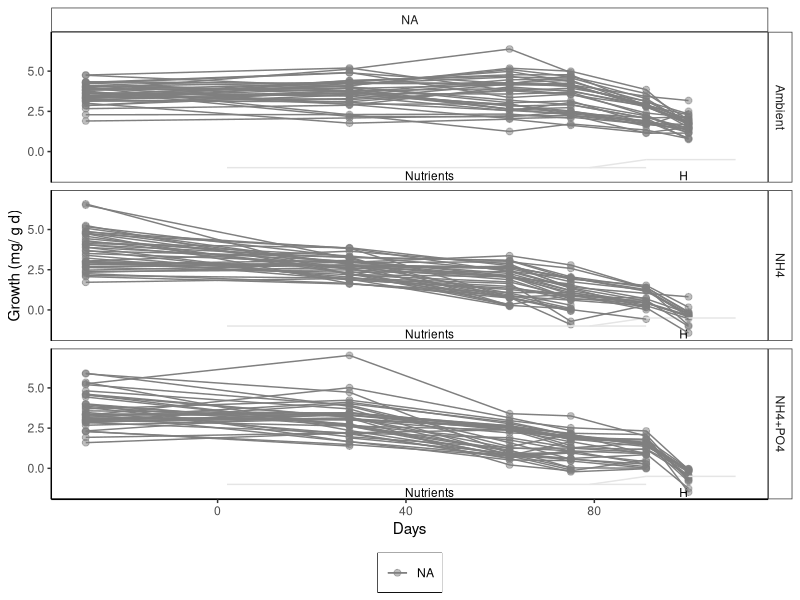
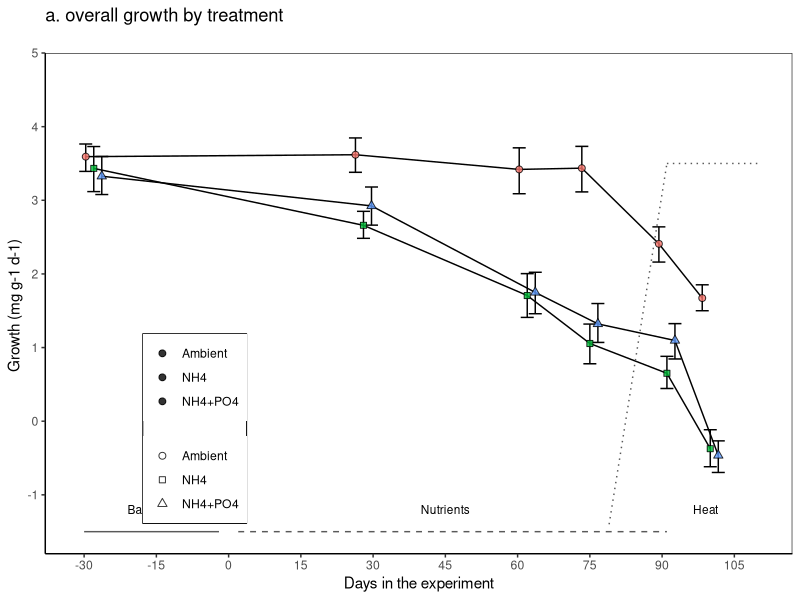
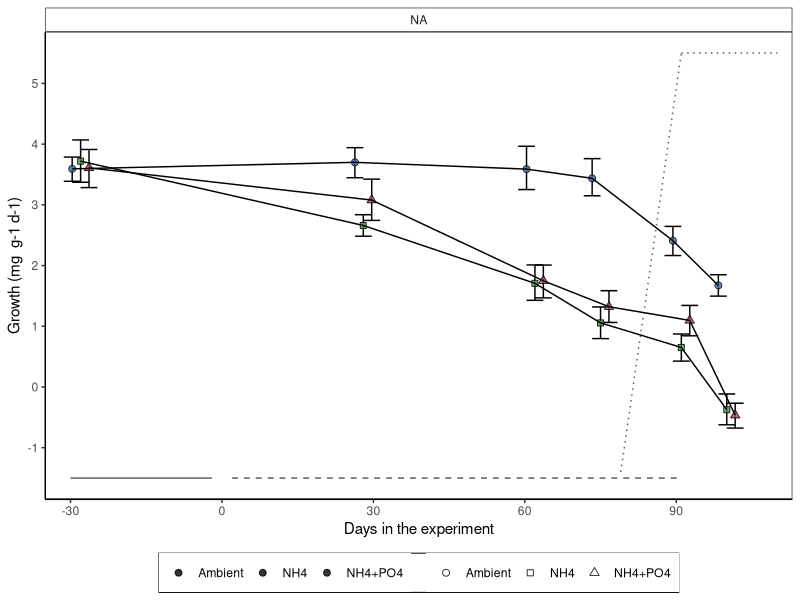

Recreate these plots in R, in order. (Note: this script raises an error after producing the figures.)
## ---- chunk 1
knitr::opts_chunk$set(echo = TRUE, warning=FALSE, message=FALSE)
## ---- chunk 2

# Load all libraries and sources required to run the script
    library(tidyverse)
    library(ggthemes)
    library(lmerTest)
    library(emmeans)
    library(multcomp)
    library(gridExtra)
    library(nlme)
    library(lattice)
    library(rms)
    library(rstatix)

# Default ggplot settings

 ggthe_bw<-theme_bw() + theme(panel.grid.major = element_blank(), 
                    panel.grid.minor = element_blank(),
                    #panel.background = element_blank(), 
                    axis.line = element_line(colour = "black"),
                    plot.background=element_blank(),
                    legend.title = element_blank(), 
                    legend.box.background = element_rect(),
                    panel.background =element_rect(fill = NA, color = "white"),
                    legend.position="bottom",
                    strip.background =element_rect(fill=NA))
## ---- chunk 3
# Import data: 

  ## Growth long
    BW.Tall<-read.csv("Growth_corrected.csv", header = TRUE)
    
  ## Genotype information
    MOTE<-read.csv("Genotype_Info.csv", header = TRUE)
    BW.Tall<-merge(BW.Tall, MOTE, by="Gen", all.x=TRUE)
    
  ## Data type  
    BW.Tall$Initial.Date<-as.Date(BW.Tall$Initial.Date, "%m/%d/%y")
    BW.Tall$Final.Date<-as.Date(BW.Tall$Final.Date, "%m/%d/%y")
    BW.Tall$Days<-(as.numeric(as.Date(BW.Tall$Final.Date))-17485)
    BW.Tall$DayF<-(as.factor(BW.Tall$Days))
    BW.Tall$DayF<-factor(BW.Tall$DayF, levels = c("-28", "28", "62", "75", "91", "100"))
   
    ## corSymm requires consecutive integers 
    BW.Tall$TimePoint[BW.Tall$DayF=="-28"]<-"1"
    #BW.Tall$TimePoint[BW.Tall$DayF=="-7"]<-"4"
    BW.Tall$TimePoint[BW.Tall$DayF=="28"]<-"2"
    BW.Tall$TimePoint[BW.Tall$DayF=="62"]<-"3"
    BW.Tall$TimePoint[BW.Tall$DayF=="75"]<-"4"
    BW.Tall$TimePoint[BW.Tall$DayF=="91"]<-"5"
    BW.Tall$TimePoint[BW.Tall$DayF=="100"]<-"6"
    BW.Tall$TimePoint[BW.Tall$DayF=="113"]<-"7"
    BW.Tall$TimePoint<-as.numeric(BW.Tall$TimePoint)

    BW.Tall$Treatment <- as.character(BW.Tall$Treatment)
    BW.Tall$Treatment[BW.Tall$Treatment == "Control"] <- "Ambient"
    BW.Tall$Treatment[BW.Tall$Treatment == "N"] <- "NH4"
    BW.Tall$Treatment[BW.Tall$Treatment == "NP"] <- "NH4+PO4"
    BW.Tall$Treatment <- as.factor(BW.Tall$Treatment)
    
    BW.Tall$Nutrients <- "Nutrients"
    BW.Tall$Nutrients[BW.Tall$Treatment == "Ambient"] <- "Ambient"
    BW.Tall$Nutrients<-as.factor(BW.Tall$Nutrients)
    
    BW.Tall$Nutrients2 <- BW.Tall$Nutrients
    BW.Tall$Nutrients2[BW.Tall$DayF == "-28"] <- "Ambient"
    BW.Tall$Nutrients2<-as.factor(BW.Tall$Nutrients2)
    
    BW.Tall$Fra <- as.factor(BW.Tall$Fra)
    
    #BW.Tall$Colony <- as.factor(BW.Tall$Gen)
    BW.Tall$MoteGen<-factor(BW.Tall$MoteGen, 
                                   levels=c("G_48", "G_62","G_31", "G_08","G_07", "G_50"))
    BW.Tall$SampleID <- paste("Ac", BW.Tall$Fra, BW.Tall$TimePoint, sep = "_")
  
  # Remove unused columns    
    BW.Tall$Gen<-NULL
    BW.Tall$Time <-NULL
    BW.Tall$Period<-NULL
    BW.Tall$Original.Collection.Date <-NULL
    BW.Tall$Collection.Habitat <-NULL
    BW.Tall$Lat <-NULL
    BW.Tall$Lon <-NULL
    BW.Tall$WBS <-NULL
    
  # Remove recovery data points
    BW.Tall<-subset(BW.Tall, Initial.Date!="2017-10-18")
    BW.Tall<-subset(BW.Tall, Initial.Date!="2018-02-23") # After heat stress
  
## ---- chunk 4
BW_ColonyT<- ggplot(BW.Tall, aes (Days, dAW.gd, colour=MoteGen, group=(Fra))) +   
  stat_summary(fun.data = "mean_cl_boot",geom = "errorbar", width = 0.8)+
  stat_summary(fun.y=mean, geom="point", size =2, alpha=0.5) +
   ylab("Growth (mg/ g d)") +
  
     annotate("segment", x = 2, xend = 91, y = -1, yend = -1,
                   colour = "gray90", linetype=1)+
     annotate("segment", x = 79, xend = 91, y = -1, yend = -0.5,
                   colour = "gray90", linetype=1)+
     annotate("segment", x = 91, xend = 110, y = -0.5, yend = -0.5,
                   colour = "gray90", linetype=1)+
     annotate("text", x = 45, y = -1.5, label = "Nutrients", size=3)+
     annotate("text", x = 99, y = -1.5, label = "H", size=3)+
  stat_summary(fun.y=mean, geom="line") + ggthe_bw + facet_grid (~Treatment)  
BW_ColonyT+ facet_grid(Treatment~MoteGen)
## ---- chunk 5
N.fragments<-BW.Tall %>% 
     group_by(MoteGen) %>% dplyr::count(DayF)
N.fragments

## ---- chunk 6

Fill.colour<-scale_colour_manual(values = c ("#4A6CAA", "#469B53", "#AA4A74"))

# Treatment effect over time

    BW_Treat<- ggplot(BW.Tall, aes (Days, dAW.gd, fill=Treatment, shape=factor(Treatment))) + 
      scale_shape_manual(values=c(21, 22, 24), 
                         labels=c("Ambient", "NH4", "NH4+PO4"))+
      ggthe_bw + Fill.colour + ggtitle("a. overall growth by treatment \n")+
  
      stat_summary(fun.data = "mean_cl_boot", geom = "errorbar",
                   position=position_dodge(width=5))+
      stat_summary(fun.y=mean, geom="line", 
                   position=position_dodge(width=5), linetype=1) +
      stat_summary(fun.y=mean, geom="point", size =2,  alpha=0.8,
                   position=position_dodge(width=5))  + 
  
      scale_x_continuous(name="Days in the experiment", 
                         breaks = seq(-30, 115, by=15)) +
      scale_y_continuous(name=("Growth (mg g-1 d-1) "),
                           limits = c(-1.8,5),
                           breaks = seq(-1, 5, 1),  
                           expand = c(0, 0))+
  
      annotate("segment", x = -30, xend = -2, y = -1.5, yend = -1.5,
                colour = "gray35")+
      annotate("text", x = -16, y = -1.2, label = "Baseline", size=3)+
    
      annotate("segment", x = 2, xend = 91, y = -1.5, yend = -1.5,
                colour = "gray35", linetype="dashed")+
      annotate("text", x = 45, y = -1.2, label = "Nutrients", size=3)+
    
      annotate("segment", x = 79, xend = 91, y = -1.4, yend = 3.5,
                colour = "gray35", linetype="dotted")+
    
      annotate("segment", x = 91, xend = 110, y = 3.5, yend = 3.5,
                colour = "gray35", linetype="dotted")+
      annotate("text", x = 99, y = -1.2, label = "Heat", size=3)+
      theme(legend.position = c(0.2,0.25))
  BW_Treat
  
# ggsave(file="Outputs/Figure3_BW_corrected.svg", plot=BW_Treat, dpi = 300, units="in", width=3.0, height=3.5)
## ---- chunk 7

# Linear model 
  Model_treatment<-lmer(dAW.gd~Treatment * DayF + (1|Genotype) + (1|Fra) + (1|Replicate),
                        data = BW.Tall)
  anova(Model_treatment)
  ranova(Model_treatment)
  #summary(Model_treatment)

# Pairwise comparisons
  # Day specific comparisons
  BW.emmc<-emmeans(Model_treatment, ~Treatment|DayF)
  BW_groups<-cld(BW.emmc)
  BW_groups
  
  # Across days (temperature) comparisons
  BW.emmc<-emmeans(Model_treatment, ~Treatment*DayF)
  BW_groups<-cld(BW.emmc)
  BW_groups<-BW_groups[order(BW_groups$DayF,BW_groups$Treatment),]
  BW_groups
## ---- chunk 8
summary(BW.Tall)

# Sample means
BW.mean <- aggregate(dAW.gd~Treatment+Days, data=BW.Tall, mean, na.rm=TRUE)
          names(BW.mean)[3] <- "mean"
# sample SDs
BW.sd <- aggregate(dAW.gd~Treatment+Days, data=BW.Tall, sd, na.rm=TRUE)
          names(BW.sd)[3] <- "sd"
# Collect the summary statistics in a dataframe
BW.summaries <- merge(BW.mean, BW.sd)
print(BW.summaries, digits=3)
## ---- chunk 9

BW.Tall$TreatmentG<-BW.Tall$Treatment
BW.Tall$TreatmentG[BW.Tall$DayF==-28] <-"Ambient"

Colour.colour<-scale_colour_manual(values = c ("#4A6CAA", "#469B53", "#AA4A74"))
Fill.colour<-scale_fill_manual(values = c ("#4A6CAA", "#469B53", "#AA4A74"))

BW_Col <- ggplot(BW.Tall, aes(Days, dAW.gd, fill=Treatment,
                              shape=factor(Treatment))) +
      
     annotate("segment", x = -30, xend = -2, y = -1.5, yend = -1.5,
                colour = "gray35")+
      # annotate("text", x = -16, y = -1.2, label = "BL", size=3)+
    
      annotate("segment", x = 2, xend = 91, y = -1.5, yend = -1.5,
                colour = "gray35", linetype="dashed")+
      # annotate("text", x = 45, y = -1.2, label = "Nutrients", size=3)+
    
      annotate("segment", x = 79, xend = 91, y = -1.4, yend = 5.5,
                colour = "gray35", linetype="dotted")+
    
      annotate("segment", x = 91, xend = 110, y = 5.5, yend = 5.5,
                colour = "gray35",  linetype="dotted")+
      # annotate("text", x = 99, y = 3.5, label = "H", size=4)+
  
           stat_summary(fun.data = "mean_cl_boot",geom = "errorbar", 
                        position=position_dodge(width=5), width = 10)+
           stat_summary(fun.y=mean, geom="point", size =2,
                        position=position_dodge(width=5), alpha=0.8) +
           stat_summary(fun.y=mean, geom="line", 
                        position=position_dodge(width=5), linetype=1) + 
    scale_shape_manual(values=c(21, 22, 24),
                     labels=c("Ambient", "NH4", "NH4+PO4"))+
    ggthe_bw + Colour.colour + Fill.colour+
    scale_x_continuous(name="Days in the experiment",
                           limits = c(-35,113),
                           breaks = seq(-30, 113, 30),  
                           expand = c(0, 0))+
    scale_y_continuous(name="Growth (mg  g-1 d-1)", 
                      breaks = seq(-1, 5, by=1)) +
   #geom_hline(yintercept = 0, linetype=3)+
  theme(legend.position="bottom",
          legend.title = element_blank(), 
          strip.background =element_rect(fill=NA)) +

  facet_wrap(~MoteGen)
BW_Col

#ggsave(file="Outputs/S2a_Growth_genotype.svg", plot=BW_Col, width=5.5, height=5)

## ---- chunk 10
# sample means
BW.mean1 <- aggregate(dAW.gd~Treatment+Days+MoteGen, data=BW.Tall, mean, na.rm=TRUE)
          names(BW.mean1)[4] <- "mean"
      
# sample SDs
BW.sd1 <- aggregate(dAW.gd~Treatment+Days+MoteGen, data=BW.Tall, sd, na.rm=TRUE)
          names(BW.sd1)[4] <- "sd"
          
          
# Collect the summary statistics in a dataframe
    BW.summaries1<-merge(BW.mean1, BW.sd1)
    BW.summaries1<-BW.summaries1[order(BW.summaries1$MoteGen,BW.summaries1$Day),]
    BW.summaries1

## ---- chunk 11
  BW.Tall$Treatment2 <- "Nutrients"
  BW.Tall$Treatment2[BW.Tall$Treatment=="Ambient"] <- "Ambient"
  BW.Tall$Treatment2<-as.factor(BW.Tall$Treatment2)
  summary (BW.Tall$Treatment2)
## ---- chunk 12

Fig3b <- ggplot(BW.Tall, aes(Days, dAW.gd, colour=MoteGen, fill=MoteGen)) + 
  ggthe_bw + ggtitle("b. growth by genet and treatment")+
  stat_summary(fun.data = "mean_cl_boot",geom = "errorbar", width = 1,
                     position = position_dodge(2), alpha=0.8 )+
  stat_summary(fun.y=mean, geom="line", position = position_dodge(2),
               linetype=1, alpha=0.5) + 
  stat_summary(fun.y=mean, geom="point", size =2, shape=21, alpha=0.5,
                   position=position_dodge(width=2))  +
  theme(legend.position=c(0.2,0.3), 
        legend.title = element_blank(),
        strip.background = element_rect(fill="white"))+
  
  scale_x_continuous(name="Days in the experiment",
                           limits = c(-35,113),
                           breaks = seq(-30, 113, 15),  
                           expand = c(0, 0))+
  scale_y_continuous(name=("Growth (mg g-1 d-1) "),
                           limits = c(-1.8,5),
                           breaks = seq(-1, 5, 1),  
                           expand = c(0, 0))+
  
      annotate("segment", x = -30, xend = -2, y = -1.5, yend = -1.5,
                colour = "gray35")+
      annotate("text", x = -16, y = -1.2, label = "Baseline", size=3)+
    
      annotate("segment", x = 2, xend = 91, y = -1.5, yend = -1.5,
                colour = "gray35", linetype="dashed")+
      annotate("text", x = 45, y = -1.2, label = "Nutrients", size=3)+
    
      annotate("segment", x = 79, xend = 91, y = -1.4, yend = 4.5,
                colour = "gray35", linetype="dotted")+
    
      annotate("segment", x = 91, xend = 110, y = 4.5, yend = 4.5,
                colour = "gray35", linetype="dotted")+
      annotate("text", x = 99, y = -1.2, label = "Heat", size=3)+
  facet_grid(~Treatment2)
Fig3b

#ggsave(file="Outputs/Growth_genotype.svg", plot=BW_Col2, dpi = 300, units="in", width=6.5, height=4.5)

## ---- chunk 13
Figure.3<-grid.arrange(BW_Treat, Fig3b,
          ncol = 2,  widths = c(1.1,2))
#ggsave(file="Outputs/Figure3ab.svg", plot=Figure.3, width=7.5, height=4.5)
## ---- chunk 14
Colour.colour<-scale_colour_manual(values = c ("#4A6CAA", "#b45274"))
Fill.colour<-scale_fill_manual(values = c ("#4A6CAA",  "#b45274"))

BW_Col <- ggplot(BW.Tall, aes(Days, dAW.gd, fill=Treatment2,
                              shape=factor(Treatment2))) +
  
     annotate("segment", x = -30, xend = -2, y = -1.5, yend = -1.5,
            colour = "gray90", linetype=1)+
     annotate("segment", x = 2, xend = 91, y = -1.5, yend = -1.5,
                colour = "gray35", linetype=2)+
     annotate("segment", x = 79, xend = 91, y = -1.4, yend = 4.5,
                colour = "gray35", linetype=3)+
     annotate("segment", x = 91, xend = 110, y = 4.5, yend = 4.5,
                colour = "gray35", linetype=3)+
     
           stat_summary(fun.data = "mean_cl_boot",geom = "errorbar", 
                        position=position_dodge(width=5), width = 10)+
           stat_summary(fun.y=mean, geom="point", size =2,
                        position=position_dodge(width=5), alpha=0.8) +
           stat_summary(fun.y=mean, geom="line", 
                        position=position_dodge(width=5), linetype=1) + 
    scale_shape_manual(values=c(21, 14),
                     labels=c("A", "N+P"))+
           ggthe_bw + Colour.colour + Fill.colour +
  
    scale_x_continuous(name="Days in the experiment",
                           limits = c(-35,113),
                           breaks = seq(0, 113, 30),  
                           expand = c(0, 0))+
    scale_y_continuous(name="Growth rate (mg g-1 d-1) ", 
                         breaks = seq(-1, 5, by=1)) +
    #geom_hline(yintercept = 0, linetype=3)+
  
    theme(text=element_text(size=14),
          legend.position="none",
          legend.title = element_blank(), 
          strip.background =element_rect(fill=NA)) +
     facet_wrap(~MoteGen)
BW_Col
## ---- chunk 15
# Linear model 
  Model_genotype<-lmer(dAW.gd~MoteGen * Treatment2 *DayF + 
                         (1|Fra) + (1|Replicate),
                        data = BW.Tall)
  anova(Model_genotype)
  ranova(Model_genotype)
  #summary(Model_genotype)

# Pairwise comparisons
  # Day specific comparisons
  BW.emmc<-emmeans(Model_genotype, ~Treatment2|DayF)
  BW_groups<-cld(BW.emmc)
  BW_groups
  
  # Across days (temperature) comparisons
  BW.emmc<-emmeans(Model_genotype, ~Treatment2*DayF)
  BW_groups<-cld(BW.emmc)
  BW_groups<-BW_groups[order(BW_groups$DayF,BW_groups$Treatment),]
  BW_groups
  
  # genets comparisons
  BW.emmc<-emmeans(Model_genotype, ~Treatment2*DayF*MoteGen)
  BW_groups<-cld(BW.emmc)
  BW_groups<-BW_groups[order(BW_groups$DayF,
                             BW_groups$Treatment2, 
                             BW_groups$MoteGen),]
  BW_groups
  #write.csv(BW_groups, "Outputs/genotype_growth.csv", row.names = F)

## ---- chunk 16
# sample means
BW.mean2 <- aggregate(dAW.gd~Treatment2+Days+MoteGen, data=BW.Tall, mean, na.rm=TRUE)
          names(BW.mean2)[4] <- "mean"
      
# sample SDs
BW.sd2 <- aggregate(dAW.gd~Treatment2+Days+MoteGen, data=BW.Tall, sd, na.rm=TRUE)
          names(BW.sd2)[4] <- "sd"
          
          
# Collect the summary statistics in a dataframe
    BW.summaries2<-merge(BW.mean2, BW.sd2)
    BW.summaries2<-BW.summaries2[order(BW.summaries2$MoteGen,BW.summaries2$Day),]
    BW.summaries2
## ---- chunk 17

# Calculate relative changes (1 - Ambient)
      
BW.Tall$Nutrients2<-BW.Tall$Nutrients
BW.Tall$Nutrients2[BW.Tall$DayF=="-28"]<-"Ambient"
          
    BW.Summary <-BW.Tall %>%
          group_by(MoteGen, Nutrients2, DayF) %>%
          get_summary_stats(dAW.gd, type = "mean_sd")
    BW.Summary
    
    BW.Summary<-subset(BW.Summary, Nutrients2=="Ambient" )
    BW.Summary<-BW.Summary[, -3]
    BW.Summary<-BW.Summary[, -3]
    BW.Summary<-BW.Summary[, -3]
    names(BW.Summary)[3] <- "A_Mean"
    
    BW.Tall<-merge(BW.Tall, BW.Summary,  by=c("MoteGen", "DayF"), all.x = T)
    BW.Tall$Difference<-BW.Tall$dAW.gd-BW.Tall$A_Mean
## ---- chunk 18

Colour.colour<-scale_colour_manual(values = c ("#4A6CAA", "#b45274"))
Fill.colour<-scale_fill_manual(values = c ("#4A6CAA",  "#b45274"))

BW_Diff_Col <- ggplot(BW.Tall, aes(Days, Difference, fill=Nutrients2,
                              shape=factor(Nutrients2))) +
      annotate("segment", x = -30, xend = 0, y = -3.5, yend = -3.5,
                  colour = "gray35", linetype = 1)+  
      annotate("segment", x = 2, xend = 91, y = -3.5, yend = -3.5,
                colour = "gray35", linetype = "dashed")+
      annotate("segment", x = 79, xend = 91, y = -3.5, yend = 1,
                colour = "gray35", linetype = "dotted")+
      annotate("segment", x = 91, xend = 110, y =1, yend =1,
                colour = "gray35",  linetype = "dotted")+
    
      stat_summary(fun.data = "mean_cl_boot",geom = "errorbar", 
                        position=position_dodge(width=5), width = 10)+
      stat_summary(fun.y=mean, geom="point", size =2,
                        position=position_dodge(width=5), alpha=0.8) +
      stat_summary(fun.y=mean, geom="line", 
                        position=position_dodge(width=5), linetype=1) + 
      
      scale_shape_manual(values=c(21, 14),
                     labels=c("A", "N and N+P"))+ 
      ggthe_bw + Colour.colour + Fill.colour +
      scale_x_continuous(name="Days in the experiment",
                           limits = c(-35,113),
                           breaks = seq(0, 113, 30),  
                           expand = c(0, 0))+
      scale_y_continuous(name="Difference in growth (mg g-1 d-1) respecto to ambient", 
                         breaks = seq(-4, 1.5, by=1)) +
  
    theme(legend.title = element_blank(), 
          strip.background =element_rect(fill=NA)) +

     facet_wrap(~MoteGen)
BW_Diff_Col
        
#ggsave(file="Outputs/S_3_BW_Diff_Col.svg", plot=BW_Diff_Col, width=5.0, height=5)
          
## ---- chunk 19
# Calculate percentages changes (1 - Control)
  BW.Tall$percentage<-(BW.Tall$Difference/BW.Tall$A_Mean)*100

## ---- chunk 20

Colour.colour<-scale_colour_manual(values = c ("#4A6CAA", "#b45274"))
Fill.colour<-scale_fill_manual(values = c ("#4A6CAA",  "#b45274"))

BW_perent_Col <- ggplot(BW.Tall, aes(Days, percentage, fill=Nutrients2,
                              shape=factor(Nutrients2))) +
      annotate("segment", x = -30, xend = 0, y = -140, yend = -140,
                  colour = "gray35", linetype = 1)+  
      annotate("segment", x = 2, xend = 91, y = -140, yend = -140,
                colour = "gray35", linetype = "dashed")+
      annotate("segment", x = 79, xend = 91, y = -139, yend = 28,
                colour = "gray35", linetype = "dotted")+
      annotate("segment", x = 91, xend = 110, y = 28, yend =28,
                colour = "gray35",  linetype = "dotted")+
    
           stat_summary(fun.data = "mean_cl_boot",geom = "errorbar", 
                        position=position_dodge(width=5), width = 10)+
           stat_summary(fun.y=mean, geom="point", size =2,
                        position=position_dodge(width=5), alpha=0.8) +
           stat_summary(fun.y=mean, geom="line", 
                        position=position_dodge(width=5), linetype=1) + 
    scale_shape_manual(values=c(21, 14),
                     labels=c("A", "N and N+P"))+
           ggthe_bw + Colour.colour + Fill.colour +
    scale_x_continuous(name="Days in the experiment",
                           limits = c(-35,113),
                           breaks = seq(0, 113, 30),  
                           expand = c(0, 0))+
    scale_y_continuous(name="Percentage of growth change respecto to ambient", 
                         breaks = seq(-140, 100, by=20)) +
  
      theme(legend.title = element_blank(), 
          strip.background =element_rect(fill=NA)) +

     facet_wrap(~MoteGen)
BW_perent_Col

#ggsave(file="Outputs/S_3_BW_Percentaje_Col.svg", plot=BW_perent_Col, width=5.0, height=5)

## ---- chunk 21
# Calculate relative changes (mean per treatment - genotype per treatment)
    
    BW.Summary2 <-BW.Tall %>%
          group_by(Nutrients2, DayF) %>%
          get_summary_stats(dAW.gd, type = "mean_sd")
    BW.Summary2
    
    BW.Summary2<-BW.Summary2[, -3]
    BW.Summary2<-BW.Summary2[, -3]
    BW.Summary2<-BW.Summary2[, -4]
    
    BW.Tall<-merge(BW.Tall, BW.Summary2,  by=c("Nutrients2", "DayF"), all.x = T)
    BW.Tall$Difference2<-BW.Tall$dAW.gd-BW.Tall$mean
## ---- chunk 22

Colour.colour<-scale_colour_manual(values = c ("#4A6CAA", "#b45274"))
Fill.colour<-scale_fill_manual(values = c ("#4A6CAA",  "#b45274"))

BW_Diff_Col2 <- ggplot(BW.Tall, aes(Days, Difference2, fill=Nutrients2,
                              shape=factor(Nutrients2))) +
      annotate("segment", x = -30, xend = 0, y = -2.5, yend = -2.5,
                  colour = "gray35", linetype = 1)+  
      annotate("segment", x = 2, xend = 91, y = -2.5, yend = -2.5,
                colour = "gray35", linetype = "dashed")+
      annotate("segment", x = 79, xend = 91, y = -2.5, yend = 1.5,
                colour = "gray35", linetype = "dotted")+
      annotate("segment", x = 91, xend = 110, y =1.5, yend =1.5,
                colour = "gray35",  linetype = "dotted")+
   annotate("segment", x = -30, xend = 110, y = 0, yend = 0,
                  colour = "gray90", linetype = 1)+  
    
      stat_summary(fun.data = "mean_cl_boot",geom = "errorbar", 
                        position=position_dodge(width=5), width = 10)+
      stat_summary(fun.y=mean, geom="point", size =2,
                        position=position_dodge(width=5), alpha=0.8) +
      stat_summary(fun.y=mean, geom="line", 
                        position=position_dodge(width=5), linetype=1) + 
      
      scale_shape_manual(values=c(21, 14),
                     labels=c("A", "N and N+P"))+ 
      ggthe_bw + Colour.colour + Fill.colour +
      scale_x_continuous(name="Days in the experiment",
                           limits = c(-35,113),
                           breaks = seq(0, 113, 30),  
                           expand = c(0, 0))+
      scale_y_continuous(name="Difference in growth (mg g-1 d-1) respecto to mean treatment", 
                         breaks = seq(-4, 1.5, by=1)) +
  
    theme(text=element_text(size=12),
          legend.position="bottom",
          legend.title = element_blank(), 
          strip.background =element_rect(fill=NA)) +

     facet_wrap(~MoteGen)
BW_Diff_Col2
        
#ggsave(file="Outputs/S_3_BW_Diff_Col.svg", plot=BW_Diff_Col, width=5.0, height=5)
          
## ---- chunk 23
# Calculate percentages changes (1 - Control)
  BW.Tall$percentage2<-(BW.Tall$Difference2/BW.Tall$mean)*100

## ---- chunk 24
Colour.colour<-scale_colour_manual(values = c ("#4A6CAA", "#b45274"))
Fill.colour<-scale_fill_manual(values = c ("#4A6CAA",  "#b45274"))

BW_perent_Col3 <- ggplot(BW.Tall, aes(Days, percentage2, fill=Nutrients2,
                              shape=factor(Nutrients2))) +
      annotate("segment", x = -30, xend = 0, y = -140, yend = -140,
                  colour = "gray35", linetype = 1)+  
      annotate("segment", x = 2, xend = 91, y = -140, yend = -140,
                colour = "gray35", linetype = "dashed")+
      annotate("segment", x = 79, xend = 91, y = -139, yend = 28,
                colour = "gray35", linetype = "dotted")+
      annotate("segment", x = 91, xend = 110, y = 28, yend =28,
                colour = "gray35",  linetype = "dotted")+
    
           stat_summary(fun.data = "mean_cl_boot",geom = "errorbar", 
                        position=position_dodge(width=5), width = 10)+
           stat_summary(fun.y=mean, geom="point", size =2,
                        position=position_dodge(width=5), alpha=0.8) +
           stat_summary(fun.y=mean, geom="line", 
                        position=position_dodge(width=5), linetype=1) + 
    scale_shape_manual(values=c(21, 14),
                     labels=c("A", "N and N+P"))+
           ggthe_bw + Colour.colour + Fill.colour +
    scale_x_continuous(name="Days in the experiment",
                           limits = c(-35,113),
                           breaks = seq(0, 113, 30),  
                           expand = c(0, 0))+
    scale_y_continuous(name="Percentage of growth change respecto to ambient", 
                         breaks = seq(-140, 100, by=20)) +
  
      theme(text=element_text(size=12),
          legend.position="bottom",
          legend.title = element_blank(), 
          strip.background =element_rect(fill=NA)) +

     facet_wrap(~MoteGen)
BW_perent_Col3

#ggsave(file="Outputs/S_3_BW_Percentaje_Col.svg", plot=BW_perent_Col, width=5.0, height=5)

## ---- chunk 25
summary(BW.Tall$DayF)
BW.Acer_28<-subset(BW.Tall, DayF=="-28")
BW.Acer75<-subset(BW.Tall, DayF=="75")
BW.Acer92<-subset(BW.Tall, DayF=="91")
BW.Acer110<-subset(BW.Tall, DayF=="100")

BW.AcerTimePoints<-rbind(BW.Acer_28, BW.Acer75, BW.Acer92, BW.Acer110)

BW_Timepoints<- ggplot(BW.AcerTimePoints, aes (DayF, dAW.gd, fill=MoteGen, shape=Nutrients2)) +
  #ggtitle("(a) Baseline")+
  scale_shape_manual(values=c(21, 14),
                     labels=c("A", "N and N+P"))+
  stat_summary(fun.data = "mean_cl_boot",geom = "errorbar", width = 0.2) +
  stat_summary(fun.y=mean, geom="point", size =3, alpha=0.9) + ggthe_bw +
    scale_y_continuous(name=("Growth (mg/ g d) "),
                     limits = c(-1,6),
                     breaks = seq(-1, 6, by=1))+
  theme(legend.position="right",
        legend.title = element_blank(), 
        strip.background =element_rect(fill=NA))+ 
  facet_grid(~MoteGen)
BW_Timepoints

BW_Timepoints<- ggplot(BW.AcerTimePoints, aes (MoteGen, dAW.gd, fill=MoteGen, shape=Nutrients2)) +
  #ggtitle("(a) Baseline")+
  scale_shape_manual(values=c(21, 14),
                     labels=c("A", "N and N+P"))+
  stat_summary(fun.y=mean, geom="point", size =3, alpha=0.9) + ggthe_bw +
  stat_summary(fun.data = "mean_cl_boot",geom = "errorbar", width = 0.2) +
  scale_y_continuous(name=("Growth (mg/ g d) "),
                     limits = c(-1,6),
                     breaks = seq(-1, 6, by=1))+
  theme(legend.position="right",
        legend.title = element_blank(), 
        strip.background =element_rect(fill=NA))+ 
  facet_grid(~DayF)
BW_Timepoints

#ggsave(file="Outputs/S4_YII_Treat_Colo.svg", plot=BW_Timepoints, width=5.5, height=3)
## ---- chunk 26
A_data<-subset(BW.Tall, Treatment=="Ambient")

fit1 <- gls(dAW.gd ~ DayF *MoteGen, data=A_data,
  correlation=corSymm(form=~TimePoint|Fra),
  weights=varIdent(form=~1|TimePoint),
  na.action=na.exclude,
  control=glsControl(opt="optim"))
## ---- chunk 27
summary(fit1)
intervals(fit1)
anova(fit1, type="marginal")
getVarCov(fit1)
residuals(fit1, type="pearson")

par(mfrow=c(1,2))
plot(fitted(fit1), residuals(fit1, type="pearson"))
abline(h=0)
qqnorm(residuals(fit1, type="pearson"))
abline(0,1)
## ---- chunk 28
clda_Gls_1 <- Gls(dAW.gd ~ DayF * MoteGen, 
                  correlation=corSymm (form = ~TimePoint|Fra),
        weights=varIdent(form=~1|TimePoint),
        na.action=na.exclude,
        control=glsControl(opt="optim"),
        data=A_data)

data1<-expand.grid(DayF=unique(BW.Tall$DayF),
                   MoteGen=unique(BW.Tall$MoteGen))

predictions_1 <- cbind(data1, 
predict (clda_Gls_1, data1, conf.int=0.95))

predictions_1$Days<-as.numeric(as.character(predictions_1$DayF))

## ---- chunk 29
pd <- position_dodge(2)
limits <- aes(ymax = upper , ymin=lower, shape=MoteGen)

pCI1 <- ggplot(predictions_1, aes(y=linear.predictors, x=Days, 
                                fill=MoteGen)) + 
        geom_errorbar(limits, width= 2 , position=pd) + 
        geom_line(aes(group=MoteGen, y=linear.predictors), position=pd, size=0.1) + 
        geom_point(aes(fill=MoteGen), shape=21, position=pd, size=4, alpha=0.8) +
        
        ggthe_bw+
        
        geom_hline(yintercept = 0, linetype=3)+
      
        scale_x_continuous(name="Days in the experiment", 
                         breaks = seq(0, 115, by=15)) +
        scale_y_continuous(name="Estimated growth (mg / g d) ", 
                         breaks = seq(-1, 4, by=1)) +
    
        theme(text=element_text(size=14),
          legend.position="right",
          legend.title = element_blank(), 
          strip.background =element_rect(fill=NA)) +
    
      annotate("segment", x = -30, xend = -2, y = -1.5, yend = -1.5,
                colour = "gray90")+
      annotate("text", x = -16, y = -1.2, label = "Baseline", size=3)+
    
      annotate("segment", x = 2, xend = 91, y = -1.5, yend = -1.5,
                colour = "gray90")+
      annotate("text", x = 45, y = -1.2, label = "Nutrients", size=3)+
    
      annotate("segment", x = 79, xend = 91, y = -1.4, yend = -1,
                colour = "gray90")+
    
      annotate("segment", x = 91, xend = 110, y = -1, yend = -1,
                colour = "gray90")+
      annotate("text", x = 99, y = -1.2, label = "Heat", size=3)
 
 
pCI1
## ---- chunk 30
# Calculate relative changes (1 - Ambient)
    D75<-subset(predictions_1, DayF=="75" )
    D75 <- subset(D75, select = c(MoteGen, linear.predictors))
    colnames(D75)<-c("MoteGen", "Day75")
    H_effects<-merge(predictions_1, D75, by=c("MoteGen"), all.x = T)
    summary(H_effects)

H_effects$effects<-(H_effects$linear.predictors-H_effects$Day75)
    H_effects$effects_l<-H_effects$lower-H_effects$Day75          
    H_effects$effects_u<-H_effects$upper-H_effects$Day75          
    
## ---- chunk 31
pd <- position_dodge(3)
limits <- aes(ymax = effects_u , ymin=effects_l, shape=MoteGen)

Gen_heat <- ggplot(H_effects, aes(y=effects, x=Days, 
                                fill=MoteGen)) + 
        geom_errorbar(limits, width= 10 , position=pd) + 
        geom_line(aes(group=MoteGen, y=effects), position=pd, size=0.1) + 
        geom_point(aes(fill=MoteGen), shape=21, position=pd, size=4, alpha=0.8) +
        
        ggthe_bw+
        
        geom_hline(yintercept = 0, linetype=3)+
      
        scale_x_continuous(name="Days in the experiment", 
                         breaks = seq(0, 115, by=15)) +
        #scale_y_continuous(name="Estimated growth (mg / g d) ", 
         #                breaks = seq(-1, 4, by=1)) +
    
        theme(text=element_text(size=14),
          legend.position="right",
          legend.title = element_blank(), 
          strip.background =element_rect(fill=NA)) +
    
      annotate("segment", x = -30, xend = -2, y = -1.5, yend = -1.5,
                colour = "gray90")+
      annotate("text", x = -16, y = -1.2, label = "Baseline", size=3)+
    
      annotate("segment", x = 2, xend = 91, y = -1.5, yend = -1.5,
                colour = "gray90")+
      annotate("text", x = 45, y = -1.2, label = "Nutrients", size=3)+
    
      annotate("segment", x = 79, xend = 91, y = -1.4, yend = -1,
                colour = "gray90")+
    
      annotate("segment", x = 91, xend = 110, y = -1, yend = -1,
                colour = "gray90")+
      annotate("text", x = 99, y = -1.2, label = "Heat", size=3)

Gen_heat
## ---- chunk 32
fit2 <- gls(dAW.gd~Treatment * DayF, data=subset(BW.Tall),
    correlation=corSymm(form=~TimePoint|Fra),
    weights=varIdent(form=~1|TimePoint),
    na.action=na.exclude,
    control=glsControl(opt="optim"))

## ---- chunk 33
summary(fit2)
  intervals(fit2)
  anova(fit2, type="marginal")
  getVarCov(fit2)
  #residuals(fit2, type="pearson")
  
  par(mfrow=c(1,2))
  plot(fitted(fit2), residuals(fit2, type="pearson"))
  abline(h=0)
  qqnorm(residuals(fit2, type="pearson"))
  abline(0,1)
## ---- chunk 34
clda_Gls_2 <- Gls(dAW.gd~Treatment * DayF, data=BW.Tall,
  correlation=corSymm(form=~TimePoint|Fra),
  weights=varIdent(form=~1|TimePoint),
  na.action=na.exclude,
  control=glsControl(opt="optim"))

data2<-expand.grid(DayF=unique(BW.Tall$DayF),
                   Treatment=unique(BW.Tall$Treatment))

predictions_2 <- cbind(data2, 
predict (clda_Gls_2, data2, conf.int=0.95))

predictions_2$Days<-as.numeric(as.character(predictions_2$DayF))
## ---- chunk 35
pd <- position_dodge(2)
limits <- aes(ymax = upper , ymin=lower, shape=Treatment)

Model_Tratement <- ggplot(predictions_2, aes(y=linear.predictors, x=Days, 
                                fill=Treatment)) + 
        geom_errorbar(limits, width= 2 , position=pd) + 
        geom_line(aes(group=Treatment, y=linear.predictors), position=pd, size=0.1) + 
        geom_point(aes(fill=Treatment), shape=21, position=pd, size=4, alpha=0.8) +
        
        ggthe_bw+
        geom_hline(yintercept = 0, linetype=3)+
      
        scale_x_continuous(name="Days in the experiment", 
                         breaks = seq(0, 115, by=15)) +
        scale_y_continuous(name="Estimated growth (mg / g d) ", 
                         breaks = seq(-1, 4, by=1)) +
    
        theme(text=element_text(size=14),
          legend.position="right",
          legend.title = element_blank(), 
          strip.background =element_rect(fill=NA)) +
    
      annotate("segment", x = -30, xend = -2, y = -1.5, yend = -1.5,
                colour = "gray90")+
      annotate("text", x = -16, y = -1.2, label = "Baseline", size=3)+
    
      annotate("segment", x = 2, xend = 91, y = -1.5, yend = -1.5,
                colour = "gray90")+
      annotate("text", x = 45, y = -1.2, label = "Nutrients", size=3)+
    
      annotate("segment", x = 79, xend = 91, y = -1.4, yend = -1,
                colour = "gray90")+
    
      annotate("segment", x = 91, xend = 110, y = -1, yend = -1,
                colour = "gray90")+
      annotate("text", x = 99, y = -1.2, label = "Heat", size=3)
 
Model_Tratement
## ---- chunk 36
BW.nutrients<-subset(BW.Tall, Days<91)
fit3 <- gls(dAW.gd ~ Treatment * DayF * Genotype, data=BW.nutrients,
     correlation=corSymm(form=~TimePoint|Fra),
      weights=varIdent(form=~1|TimePoint),
      na.action=na.exclude,
      control=glsControl(opt="optim"))

## ---- chunk 37
summary(fit3)

intervals(fit3)
anova(fit3, type="marginal")
getVarCov(fit3)
#residuals(fit3, type="pearson")

par(mfrow=c(1,2))
plot(fitted(fit3), residuals(fit3, type="pearson"))
abline(h=0)
qqnorm(residuals(fit3, type="pearson"))
abline(0,1)
## ---- chunk 38
clda_Gls_3 <- Gls(dAW.gd~ DayF* Treatment * MoteGen, data=BW.nutrients,
  correlation=corSymm(form=~TimePoint|Fra),
  weights=varIdent(form=~1|TimePoint),
  na.action=na.exclude,
  control=glsControl(opt="optim"))


data3<-expand.grid(DayF=unique(BW.nutrients$DayF),
                   Treatment=unique(BW.nutrients$Treatment),
                   MoteGen=unique(BW.nutrients$MoteGen))

predictions_3 <- cbind(data3,
                       predict (clda_Gls_3, data3, conf.int=0.95))

predictions_3$Days<-as.numeric(as.character(predictions_3$Day))
## ---- chunk 39
pd <- position_dodge(2)
limits <- aes(ymax = upper , ymin=lower, shape=Treatment)

Model_Tratement <- ggplot(predictions_3, aes(y=linear.predictors, x=Days, 
                                fill=Treatment)) + 
        geom_errorbar(limits, width= 2 , position=pd) + 
        geom_line(aes(group=Treatment, y=linear.predictors), position=pd, size=0.1) + 
        geom_point(aes(fill=Treatment), shape=21, position=pd, size=4, alpha=0.8) +
        
        ggthe_bw+
        
        geom_hline(yintercept = 0, linetype=3)+
      
        scale_x_continuous(name="Days in the experiment", 
                         breaks = seq(0, 115, by=15)) +
        scale_y_continuous(name="Estimated growth (mg / g d) ", 
                         breaks = seq(-1, 4, by=1)) +
    
        theme(text=element_text(size=14),
          legend.position="right",
          legend.title = element_blank(), 
          strip.background =element_rect(fill=NA)) +
    
      annotate("segment", x = -30, xend = -2, y = -1.5, yend = -1.5,
                colour = "gray90")+
      annotate("text", x = -16, y = -1.2, label = "Baseline", size=3)+
    
      annotate("segment", x = 2, xend = 91, y = -1.5, yend = -1.5,
                colour = "gray90")+
      annotate("text", x = 45, y = -1.2, label = "Nutrients", size=3)+
    
      annotate("segment", x = 79, xend = 91, y = -1.4, yend = -1,
                colour = "gray90")+
    
      annotate("segment", x = 91, xend = 110, y = -1, yend = -1,
                colour = "gray90")+
      annotate("text", x = 99, y = -1.2, label = "Heat", size=3)
 
Model_Tratement + facet_wrap(~MoteGen)
